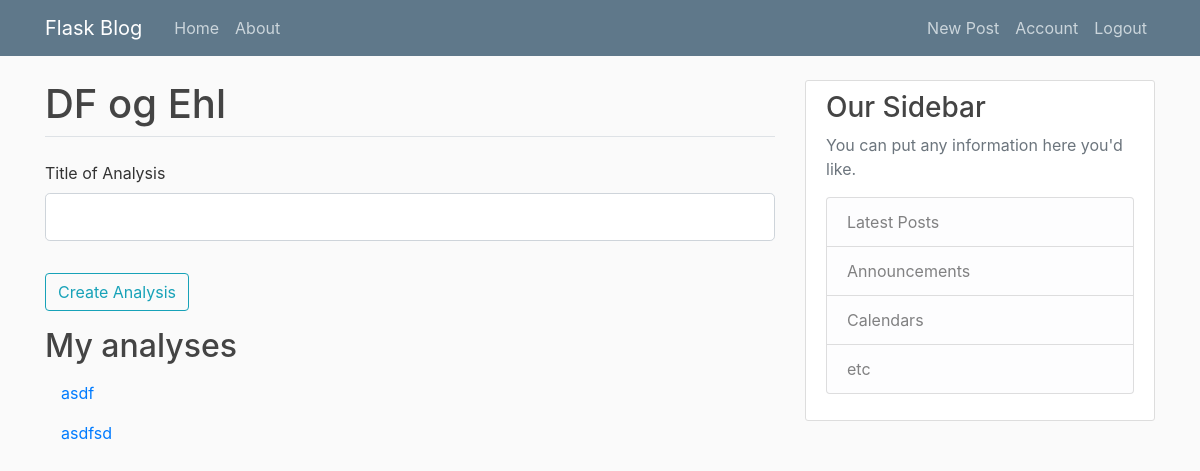
Screenshot of /project?project=1 (signed in) with the database file from the repository.
### nlp4all/models.py (models this page shows, shortened)
class Project(db.Model):
    id = db.Column(db.Integer, primary_key=True)
    name = db.Column(db.String(50))
    description = db.Column(db.String)
    organization = db.Column(db.Integer, db.ForeignKey('organization.id'))
    analyses = db.relationship('BayesianAnalysis')
    categories = db.relationship('TweetTagCategory', secondary='project_categories')

class BayesianAnalysis(db.Model):
    id = db.Column(db.Integer, primary_key=True)
    user = db.Column(db.Integer, db.ForeignKey('user.id'))
    name = db.Column(db.String(50))
    filters = db.Column(JSON)
    features = db.Column(JSON)
    tags = db.relationship('TweetTag') # this also tells us which tweets
    data = db.Column(JSON)
    project = db.Column(db.Integer, db.ForeignKey('project.id'))

### nlp4all/routes.py (the view, shortened to what this page needs)
@app.route("/project", methods=['GET', "POST"])
def project():
    project_id = request.args.get('project', None, type=int)
    project = Project.query.get(project_id)
    form = AddBayesianAnalysisForm()
    analyses = BayesianAnalysis.query.filter_by(user = current_user.id).filter_by(project=project_id).all()
    return render_template('project.html', title='About', project=project, analyses=analyses, form=form)

### nlp4all/forms.py
class AddBayesianAnalysisForm(FlaskForm):
    name = StringField('Title of Analysis', validators=[DataRequired()])
    submit = SubmitField('Create Analysis')

### nlp4all/models.py (called while the page is built)
@login_manager.user_loader
def load_user(user_id):
    return User.query.get(int(user_id))

### nlp4all/templates/project.html (shortened to what this page needs)
{% extends "layout.html" %}
{% block content %}
  <h1>{{ project.name }} </h1>
    <form method="POST" action="">
        <fieldset class="form-group">
            <legend class="border-bottom mb-4">{{ legend }}</legend>
            <div class="form-group">
                {{ form.name.label(class="form-control-label") }}
                {% if form.name.errors %}
                    {{ form.name(class="form-control form-control-lg is-invalid") }}
                    <div class="invalid-feedback">
                        {% for error in form.name.errors %}
                            <span>{{ error }}</span>
                        {% endfor %}
                    </div>
                {% else %}
                    {{ form.name(class="form-control form-control-lg") }}
                {% endif %}
            </div>
        </fieldset>
        <div class="form-group">
            {{ form.submit(class="btn btn-outline-info") }}
        </div>
    </form>
<h2>My analyses</h2>
{% for a in analyses %}
<a class="nav-item nav-link" href="{{ url_for('analysis') }}?analysis={{a.id}}">{{a.name}}</a>
{% endfor %}
{% endblock content %}

### nlp4all/static/main.css (style rules this page uses)
body { background: #fafafa; color: #333333; margin-top: 5rem; }
h1, h2, h3, h4, h5, h6 { color: #444444; }

### rows the page displays
Project: name "DF og Ehl"
BayesianAnalysis: name "asdf"
BayesianAnalysis: name "asdfsd"
